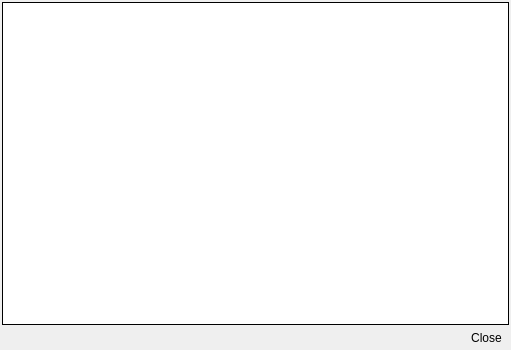
<?xml version="1.0" encoding="UTF-8"?>
<ui version="4.0">
 <class>MainWindow</class>
 <widget class="QMainWindow" name="MainWindow">
  <property name="geometry">
   <rect>
    <x>0</x>
    <y>0</y>
    <width>511</width>
    <height>350</height>
   </rect>
  </property>
  <property name="windowTitle">
   <string>System Console</string>
  </property>
  <widget class="QWidget" name="centralwidget">
   <layout class="QGridLayout" name="gridLayout">
    <property name="margin">
     <number>2</number>
    </property>
    <property name="spacing">
     <number>2</number>
    </property>
    <item row="0" column="0" colspan="3">
     <widget class="QTextEdit" name="textEdit">
      <property name="frameShape">
       <enum>QFrame::Panel</enum>
      </property>
      <property name="frameShadow">
       <enum>QFrame::Plain</enum>
      </property>
      <property name="readOnly">
       <bool>true</bool>
      </property>
     </widget>
    </item>
    <item row="1" column="0" colspan="2">
     <spacer name="horizontalSpacer">
      <property name="orientation">
       <enum>Qt::Horizontal</enum>
      </property>
      <property name="sizeHint" stdset="0">
       <size>
        <width>40</width>
        <height>20</height>
       </size>
      </property>
     </spacer>
    </item>
    <item row="1" column="2">
     <widget class="QToolButton" name="btnClose">
      <property name="text">
       <string>Close</string>
      </property>
      <property name="autoRaise">
       <bool>true</bool>
      </property>
     </widget>
    </item>
   </layout>
  </widget>
 </widget>
 <resources/>
 <connections/>
</ui>
